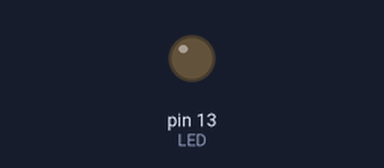
This sketch was run on a simulated Arduino Uno, built with avr-gcc and run on an emulated ATmega328P. On the bench: output pins drawn as LEDs (lit = HIGH).

Above: at 0.6 s.
At 2.3 s:
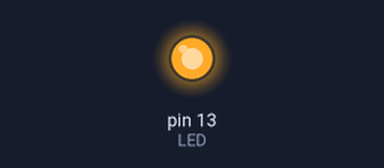
Timing chart, 0 to 3.0 s (numbered marks = the images above):
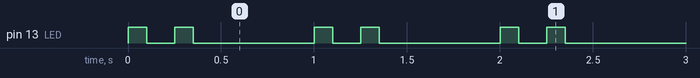

Measured:
- by itself, pin 13 (LED): repeats every 1.0 s: LOW 0.15 s, HIGH 0.10 s, LOW 0.65 s, HIGH 0.10 s
- by itself, everything shown: repeats every 1.0 s, in 4 steps

The sketch:

p004-heartbeat.ino
```cpp
// Project 4: Heartbeat
// Two quick pulses, then a rest. One beat every second.
// Board: Arduino Uno R3. No extra parts.

const int LED = LED_BUILTIN;

const int PULSE = 100;        // ms each pulse stays on
const int BETWEEN = 150;      // ms between the two pulses
const int BEAT = 1000;        // ms for one whole beat

// Whatever time is left over becomes the rest.
const int REST = BEAT - PULSE - BETWEEN - PULSE;

void pulse() {
  digitalWrite(LED, HIGH);
  delay(PULSE);
  digitalWrite(LED, LOW);
}

void setup() {
  pinMode(LED, OUTPUT);
}

void loop() {
  pulse();                    // lub
  delay(BETWEEN);
  pulse();                    // dub
  delay(REST);
}
```
